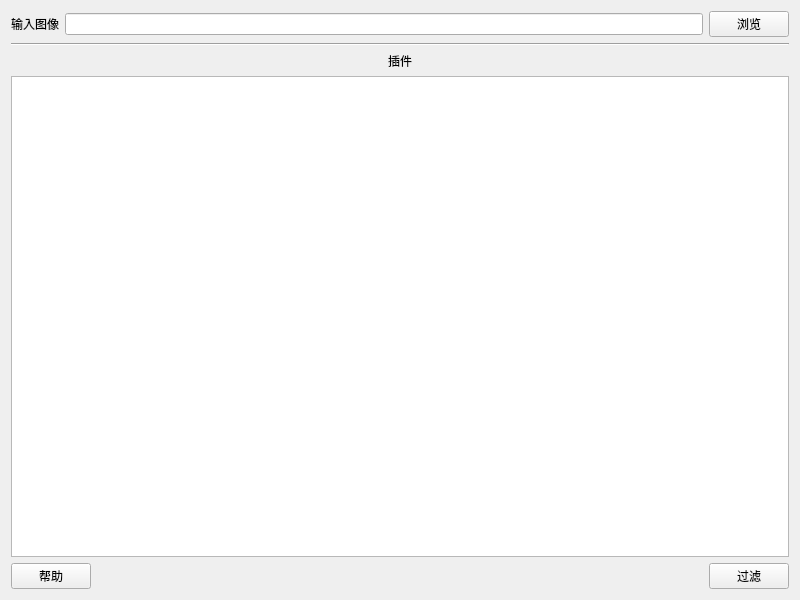
<?xml version="1.0" encoding="UTF-8"?>
<ui version="4.0">
 <class>Widget</class>
 <widget class="QWidget" name="Widget">
  <property name="geometry">
   <rect>
    <x>0</x>
    <y>0</y>
    <width>800</width>
    <height>600</height>
   </rect>
  </property>
  <property name="windowTitle">
   <string>Widget</string>
  </property>
  <layout class="QGridLayout" name="gridLayout">
   <item row="0" column="0">
    <layout class="QHBoxLayout" name="horizontalLayout">
     <item>
      <widget class="QLabel" name="label">
       <property name="text">
        <string>输入图像</string>
       </property>
      </widget>
     </item>
     <item>
      <widget class="QLineEdit" name="inputImageEdit"/>
     </item>
     <item>
      <widget class="QPushButton" name="inputImageBtn">
       <property name="text">
        <string>浏览</string>
       </property>
      </widget>
     </item>
    </layout>
   </item>
   <item row="1" column="0">
    <widget class="Line" name="line">
     <property name="orientation">
      <enum>Qt::Horizontal</enum>
     </property>
    </widget>
   </item>
   <item row="2" column="0">
    <layout class="QVBoxLayout" name="verticalLayout">
     <item>
      <widget class="QLabel" name="label_2">
       <property name="text">
        <string>插件</string>
       </property>
       <property name="alignment">
        <set>Qt::AlignCenter</set>
       </property>
      </widget>
     </item>
     <item>
      <widget class="QListWidget" name="filtersList"/>
     </item>
    </layout>
   </item>
   <item row="3" column="0">
    <layout class="QHBoxLayout" name="horizontalLayout_2">
     <item>
      <widget class="QPushButton" name="helpBtn">
       <property name="text">
        <string>帮助</string>
       </property>
      </widget>
     </item>
     <item>
      <spacer name="horizontalSpacer">
       <property name="orientation">
        <enum>Qt::Horizontal</enum>
       </property>
       <property name="sizeHint" stdset="0">
        <size>
         <width>40</width>
         <height>20</height>
        </size>
       </property>
      </spacer>
     </item>
     <item>
      <widget class="QPushButton" name="filtersBtn">
       <property name="text">
        <string>过滤</string>
       </property>
      </widget>
     </item>
    </layout>
   </item>
  </layout>
 </widget>
 <resources/>
 <connections/>
</ui>
